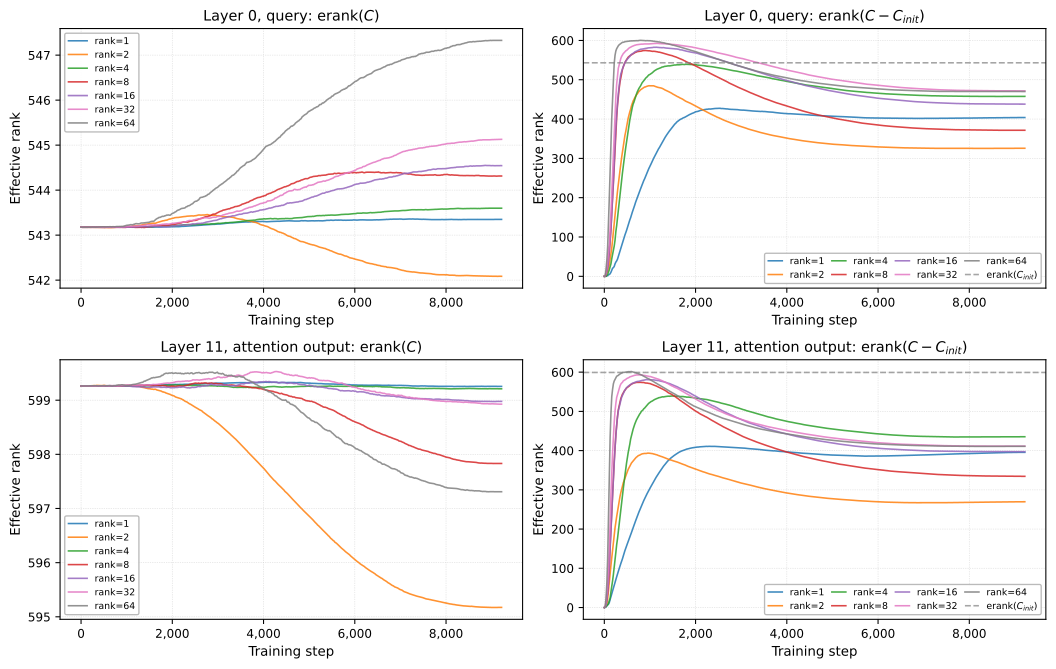

The Python source for this figure:
"""Figure S10: Effective rank — full 2x2 (first/last tile × erank(C)/erank(ΔC))."""
import json
import numpy as np
import matplotlib
matplotlib.use('Agg')
import matplotlib.pyplot as plt
from pathlib import Path

RESULTS = Path(__file__).resolve().parent.parent / "BERT_SQUAD_LRTT_FINE"

RANK_FILES = {
    1:  RESULTS / "squad_diagnostic_log_20260421_144225_diag_rank1_T366.json",
    2:  RESULTS / "squad_diagnostic_log_20260421_144225_diag_rank2_T369.json",
    4:  RESULTS / "squad_diagnostic_log_20260421_144225_diag_rank4_T374.json",
    8:  RESULTS / "squad_diagnostic_log_20260421_144225_diag_rank8_T401.json",
    16: RESULTS / "squad_diagnostic_log_20260421_144225_diag_rank16_T426.json",
    32: RESULTS / "squad_diagnostic_log_te2_r32_onehot.json",
    64: RESULTS / "squad_diagnostic_log_20260421_144225_diag_rank64_T414.json",
}

RANK_F1 = {1: 82.46, 2: 82.85, 4: 83.31, 8: 83.98, 16: 84.31, 32: 84.79, 64: 84.60}

COLORS = {1: "#1f77b4", 2: "#ff7f0e", 4: "#2ca02c", 8: "#d62728",
          16: "#9467bd", 32: "#e377c2", 64: "#7f7f7f"}

plt.rcParams.update({
    'font.size': 9, 'axes.labelsize': 10,
    'xtick.labelsize': 9, 'ytick.labelsize': 9,
    'axes.linewidth': 0.8,
})

tile_configs = [
    ("first_tile", "Layer 0, query"),
    ("last_tile", "Layer 11, attention output"),
]

fig, axes = plt.subplots(2, 2, figsize=(11, 7))

for row, (tile_key, tile_label) in enumerate(tile_configs):
    ax_c = axes[row, 0]
    ax_d = axes[row, 1]

    for rank in sorted(RANK_FILES.keys()):
        path = RANK_FILES[rank]
        if not path.exists():
            continue

        with open(path) as f:
            d = json.load(f)
        steps_data = d[tile_key]["steps"]
        steps = [s["step"] for s in steps_data if s.get("erank_C") is not None]
        erank_C = [s["erank_C"] for s in steps_data if s.get("erank_C") is not None]
        erank_delta = [s["erank_C_delta"] for s in steps_data if s.get("erank_C") is not None]

        stride = max(1, len(steps) // 500)
        label = f'rank={rank}'
        color = COLORS[rank]

        ax_c.plot(steps[::stride], erank_C[::stride],
                  color=color, linewidth=1.2, alpha=0.85, label=label)
        ax_d.plot(steps[::stride], erank_delta[::stride],
                  color=color, linewidth=1.2, alpha=0.85, label=label)

    erank_c_init = 543.18 if tile_key == 'first_tile' else 599.26
    ax_d.axhline(y=erank_c_init, color='gray', linestyle='--', linewidth=1.2, alpha=0.7,
                 label='erank($C_{init}$)')

    for ax, metric_label in [(ax_c, 'erank($C$)'), (ax_d, 'erank($C - C_{init}$)')]:
        ax.set_xlabel('Training step')
        ax.set_ylabel('Effective rank')
        ax.set_title(f'{tile_label}: {metric_label}')
        ax.grid(True, linestyle=':', linewidth=0.5, alpha=0.6)
        ax.xaxis.set_major_formatter(plt.FuncFormatter(lambda x, _: f'{int(x):,}'))

    ax_c.legend(fontsize=7, loc='best', framealpha=0.9, edgecolor='0.7')
    ax_d.legend(fontsize=7, loc='lower right', ncol=4, framealpha=0.9, edgecolor='0.7',
                columnspacing=0.8, handlelength=1.5)

fig.tight_layout(pad=0.8)

OUT = '/root/LRTT/examples/bert/results/plots/figS10_erank_full.png'
fig.savefig(OUT, dpi=300, bbox_inches='tight')
fig.savefig(OUT.replace('.png', '.svg'), bbox_inches='tight')
print(f'Saved: {OUT}')
